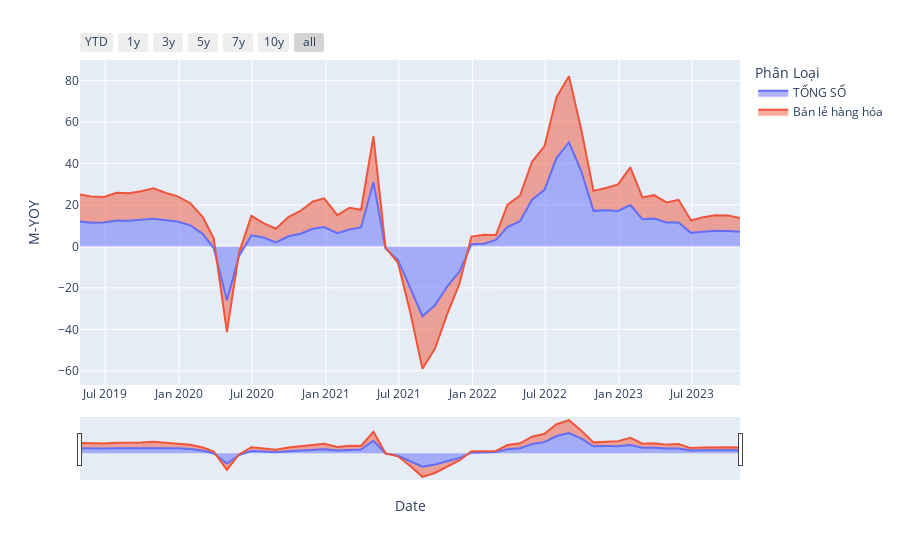

Here is the notebook cell this chart was saved with:
### Code cell
import pandas as pd
import plotly.express as px
import plotly.graph_objects as go

df_show = dfs_tongmuc[
    (
        (dfs_tongmuc["Phân Loại"] == "TỔNG SỐ")
        | (dfs_tongmuc["Phân Loại"] == "Bán lẻ hàng hóa")
        # | (dfs_tongmuc["Phân Loại"] == "Dịch vụ lưu trú, ăn uống")
        # | (dfs_tongmuc["Phân Loại"] == "Du lịch lữ hành")
        # | (dfs_tongmuc["Phân Loại"] == "Dịch vụ khác")
    )
    & (dfs_tongmuc["Date"] > "2019-04-01")
]

fig = px.area(df_show, x="Date", y="M-YOY", color="Phân Loại")

fig.update_xaxes(
    rangeslider_visible=True,
    rangeselector=dict(
        buttons=[
            dict(count=1, label="YTD", step="year", stepmode="todate"),
            dict(count=1, label="1y", step="year", stepmode="backward"),
            dict(count=3, label="3y", step="year", stepmode="backward"),
            dict(count=5, label="5y", step="year", stepmode="backward"),
            dict(count=7, label="7y", step="year", stepmode="backward"),
            dict(count=10, label="10y", step="year", stepmode="backward"),
            dict(step="all"),
        ]
    ),
)

fig.show()

### Figure 1 — Plotly figure (JSON) as saved in the notebook; plotly's stock layout.template omitted (floating-point values rounded to 4 significant figures)
{"data": [{"fillpattern": {"shape": ""}, "hovertemplate": "Phân Loại=TỔNG SỐ<br>Date=%{x}<br>M-YOY=%{y}<extra></extra>", "legendgroup": "TỔNG SỐ", "line": {"color": "#636efa"}, "marker": {"symbol": "circle"}, "mode": "lines", "name": "TỔNG SỐ", "orientation": "v", "showlegend": true, "stackgroup": "1", "type": "scatter", "x": ["2023-10-29T00:00:00", "2023-09-29T00:00:00", "2023-08-29T00:00:00", "2023-07-29T00:00:00", "2023-06-29T00:00:00", "2023-05-29T00:00:00", "2023-04-29T00:00:00", "2023-03-29T00:00:00", "2023-02-28T00:00:00", "2023-01-29T00:00:00", "2022-12-29T00:00:00", "2022-11-29T00:00:00", "2022-10-29T00:00:00", "2022-09-29T00:00:00", "2022-08-29T00:00:00", "2022-07-29T00:00:00", "2022-06-29T00:00:00", "2022-05-29T00:00:00", "2022-04-29T00:00:00", "2022-03-29T00:00:00", "2022-02-28T00:00:00", "2022-01-29T00:00:00", "2021-12-29T00:00:00", "2021-11-29T00:00:00", "2021-10-29T00:00:00", "2021-09-29T00:00:00", "2021-08-29T00:00:00", "2021-07-29T00:00:00", "2021-06-29T00:00:00", "2021-05-29T00:00:00", "2021-04-29T00:00:00", "2021-03-29T00:00:00", "2021-02-28T00:00:00", "2021-01-29T00:00:00", "2020-12-27T00:00:00", "2020-11-29T00:00:00", "2020-10-29T00:00:00", "2020-09-29T00:00:00", "2020-08-29T00:00:00", "2020-07-29T00:00:00", "2020-06-29T00:00:00", "2020-05-29T00:00:00", "2020-04-29T00:00:00", "2020-03-27T00:00:00", "2020-02-29T00:00:00", "2020-01-29T00:00:00", "2019-12-27T00:00:00", "2019-11-29T00:00:00", "2019-10-29T00:00:00", "2019-09-28T00:00:00", "2019-08-29T00:00:00", "2019-07-29T00:00:00", "2019-06-28T00:00:00", "2019-05-27T00:00:00", "2019-04-29T00:00:00"], "xaxis": "x", "y": [7.017, 7.468, 7.574, 7.114, 6.538, 11.54, 11.52, 13.44, 13.16, 19.95, 17.13, 17.46, 17.15, 36.11, 50.19, 42.63, 27.31, 22.55, 12.1, 9.442, 3.091, 1.262, 1.061, -12.24, -19.52, -28.41, -33.7, -19.8, -6.645, -1.026, 30.92, 9.156, 8.183, 6.422, 9.373, 8.494, 6.122, 4.912, 1.948, 4.259, 5.345, -4.771, -26.0, -0.7903, 5.951, 10.18, 12.03, 12.59, 13.34, 12.69, 12.37, 12.45, 11.52, 11.38, 11.99], "yaxis": "y"}, {"fillpattern": {"shape": ""}, "hovertemplate": "Phân Loại=Bán lẻ hàng hóa<br>Date=%{x}<br>M-YOY=%{y}<extra></extra>", "legendgroup": "Bán lẻ hàng hóa", "line": {"color": "#EF553B"}, "marker": {"symbol": "circle"}, "mode": "lines", "name": "Bán lẻ hàng hóa", "orientation": "v", "showlegend": true, "stackgroup": "1", "type": "scatter", "x": ["2023-10-29T00:00:00", "2023-09-29T00:00:00", "2023-08-29T00:00:00", "2023-07-29T00:00:00", "2023-06-29T00:00:00", "2023-05-29T00:00:00", "2023-04-29T00:00:00", "2023-03-29T00:00:00", "2023-02-28T00:00:00", "2023-01-29T00:00:00", "2022-12-29T00:00:00", "2022-11-29T00:00:00", "2022-10-29T00:00:00", "2022-09-29T00:00:00", "2022-08-29T00:00:00", "2022-07-29T00:00:00", "2022-06-29T00:00:00", "2022-05-29T00:00:00", "2022-04-29T00:00:00", "2022-03-29T00:00:00", "2022-02-28T00:00:00", "2022-01-29T00:00:00", "2021-12-29T00:00:00", "2021-11-29T00:00:00", "2021-10-29T00:00:00", "2021-09-29T00:00:00", "2021-08-29T00:00:00", "2021-07-29T00:00:00", "2021-06-29T00:00:00", "2021-05-29T00:00:00", "2021-04-29T00:00:00", "2021-03-29T00:00:00", "2021-02-28T00:00:00", "2021-01-29T00:00:00", "2020-12-27T00:00:00", "2020-11-29T00:00:00", "2020-10-29T00:00:00", "2020-09-29T00:00:00", "2020-08-29T00:00:00", "2020-07-29T00:00:00", "2020-06-29T00:00:00", "2020-05-29T00:00:00", "2020-04-29T00:00:00", "2020-03-27T00:00:00", "2020-02-29T00:00:00", "2020-01-29T00:00:00", "2019-12-27T00:00:00", "2019-11-29T00:00:00", "2019-10-29T00:00:00", "2019-09-28T00:00:00", "2019-08-29T00:00:00", "2019-07-29T00:00:00", "2019-06-28T00:00:00", "2019-05-27T00:00:00", "2019-04-29T00:00:00"], "xaxis": "x", "y": [6.726, 7.399, 7.455, 7.004, 5.968, 10.95, 9.68, 11.28, 10.5, 18.15, 12.76, 10.7, 9.637, 19.92, 31.9, 29.38, 21.03, 18.34, 12.38, 10.65, 2.419, 4.35, 3.7, -5.92, -13.5, -20.97, -25.33, -11.43, -1.271, 0.5449, 22.21, 8.541, 10.47, 8.654, 13.79, 13.21, 10.99, 9.211, 6.578, 6.957, 9.425, 1.608, -15.31, 4.669, 8.154, 10.65, 12.24, 13.18, 14.73, 13.88, 13.33, 13.41, 12.36, 12.65, 13.07], "yaxis": "y"}], "layout": {"legend": {"title": {"text": "Phân Loại"}, "tracegroupgap": 0}, "margin": {"t": 60}, "xaxis": {"anchor": "y", "domain": [0, 1], "rangeselector": {"buttons": [{"count": 1, "label": "YTD", "step": "year", "stepmode": "todate"}, {"count": 1, "label": "1y", "step": "year", "stepmode": "backward"}, {"count": 3, "label": "3y", "step": "year", "stepmode": "backward"}, {"count": 5, "label": "5y", "step": "year", "stepmode": "backward"}, {"count": 7, "label": "7y", "step": "year", "stepmode": "backward"}, {"count": 10, "label": "10y", "step": "year", "stepmode": "backward"}, {"step": "all"}]}, "rangeslider": {"visible": true}, "title": {"text": "Date"}}, "yaxis": {"anchor": "x", "domain": [0, 1], "title": {"text": "M-YOY"}}}}
